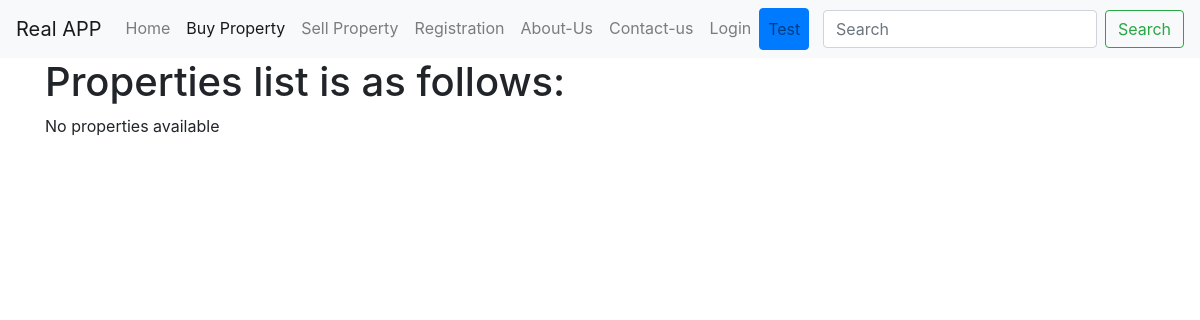
Before: /property/buy with the older database file.
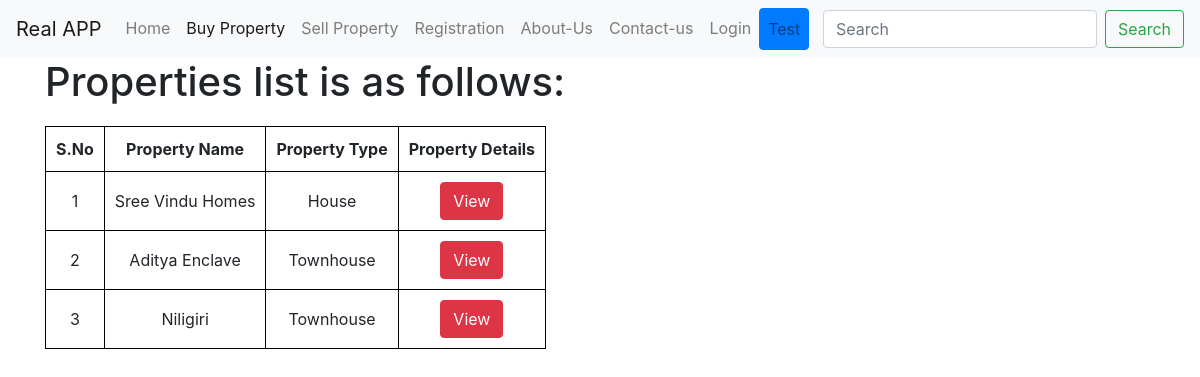
After: the same page with the newer database file.
### property/models.py (models this page shows, shortened)
class PropertyTable(models.Model):
    propery_type_choices = (
        ('House', 'House'),
        ('unit/flat', 'Flat'),
        ('Townhouse', 'Villa'),
    )
    property_name = models.CharField(max_length=30)
    property_address = models.CharField(max_length=60)
    property_age = models.IntegerField(default=0)
    property_type = models.CharField(max_length=9,
                                    choices=propery_type_choices,
                                    default='House')
    property_pincode = models.IntegerField(default = 0)
    timestamp = models.DateTimeField(auto_now_add=True, auto_now=False)
    updated = models.DateTimeField(auto_now_add=False, auto_now=True)
    tax_document = models.FileField(upload_to=upload_property_files,blank=True, null=True)
    image = models.ImageField(upload_to=upload_property_images,blank=True, null=True)
    registration_doc = models.FileField(upload_to=upload_property_reg,blank=True, null=True)
    sale_deed_image = models.ImageField(upload_to = upload_property_sale,blank=True, null=True)

### property/views.py (the view)
def list_view(request):
    template_name = 'property/list.html'
    context_data = {}
    property_all = PropertyTable.objects.all()
    context_data['property'] = property_all
    return render(request,template_name,context_data)

### templates/property/list.html (shortened to what this page needs)
{% extends 'snippets/base.html' %}
{% block list %}
    {% include 'snippets/nav.html' %}
    <div class="container">
        <h1>Properties list is as follows: </h1>
        {% if property  %}
        <table style="border:black 1px solid">
            <tr style="border:black 1px solid">
                <th>S.No</th>
                <th>Property Name</th>
                <th>Property Type</th>
                <th>Property Details</th>
            </tr>
            {% for obj in property %}
            <tr>
                <td>{{forloop.counter}}</td>
                <td>{{ obj.property_name }}</td>
                <td>{{ obj.property_type }}</td>
                <td><a href="#" class="btn btn-small btn-danger">View</a></td>
            </tr>
            {% endfor %}
        </table>
        {% else %}
        <p>No properties available</p>
        {% endif %}
    </div>
{% endblock %}

### templates/snippets/base.html (shortened to what this page needs)
{% load static from staticfiles %}
{% url 'home' as home_url %}
{% url 'about' as about_url %}
{% url 'contact' as contact_url %}
{% url 'property:list' as list_url %}
<!DOCTYPE html>
<html lang="en">
<head>
    <link rel="stylesheet" href="https://stackpath.bootstrapcdn.com/bootstrap/4.1.3/css/bootstrap.min.css">
    {% block list %}
    {% endblock %}

### templates/snippets/nav.html (shortened to what this page needs)
{% url 'home' as home_url %}
{% url 'about' as about_url %}
{% url 'contact' as contact_url %}
{% url 'property:list' as list_url %}
{% url 'property:sell' as sell_url %}
{% url 'regist' as regist_url %}
{% url 'login' as login_url %}
{% url 'logout' as logout_url %}
<nav class="navbar navbar-expand-lg navbar-light bg-light">
    <a class="navbar-brand" href="#">Real APP</a>
    <div class="collapse navbar-collapse" id="navbarSupportedContent">
        <ul class="navbar-nav mr-auto">
            <li class="nav-item">
                <a class="nav-link {% if request.path == home_url %} active {% endif %}" href="{% url 'home' %}">Home </a>
            </li>
            <li class="nav-item">
                <a class="nav-link {% if request.path == list_url %} active {% endif %}" href="{% url 'property:list' %}">Buy Property</a>
            </li>
            <li class="nav-item">
                <a class="nav-link {% if request.path == sell_url %} active {% endif %}" href="{% url 'property:sell' %}">Sell Property</a>
            </li>
            <li class="nav-item">
                    <a class="nav-link {% if request.path == regist_url %} active {% endif %}" href="{% url 'regist' %}">Registration</a>
            </li>
            <li class="nav-item">
                <a class="nav-link {% if request.path == about_url %} active {% endif %}" href="{% url 'about' %}">About-Us</a>
            </li>
            <li class="nav-item">
                <a class="nav-link {% if request.path == contact_url %} active {% endif %}" href="{% url 'contact' %}">Contact-us</a>
            </li>
            {% if user.is_authenticated %}
            <li class="nav-item">
                    <a class="nav-link {% if request.path == logout_url %} active {% endif %}" href="{% url 'logout' %}">Logout</a>
            </li>
            {% else %}
            <li class="nav-item">
                    <a class="nav-link {% if request.path == login_url %} active {% endif %}" href="{% url 'login' %}">Login</a>
            </li>
            {% endif %}
            <li class="nav-item">
                <a class="nav-link btn btn-primary" href="/transaction/test/">Test</a>
            </li>
        </ul>
        <form class="form-inline my-2 my-lg-0">
            <input class="form-control mr-sm-2" type="search" placeholder="Search" aria-label="Search">
            <button class="btn btn-outline-success my-2 my-sm-0" type="submit">Search</button>
        </form>
    </div>
</nav>

### templates/snippets/base.html (style rules this page uses)
tr, table, th, td { border: 1px black solid; padding: 10px; text-align: center; }
table { margin-top: 20px; }

Changed rows visible on the page:
added PropertyTable: property_name "Sree Vindu Homes", property_type "House"
added PropertyTable: property_name "Aditya Enclave", property_type "Townhouse"
added PropertyTable: property_name "Niligiri", property_type "Townhouse"
Other visible differences:
text no longer shown: "No properties available"
text now shown: "S.No Property Name Property Type Property Details"
